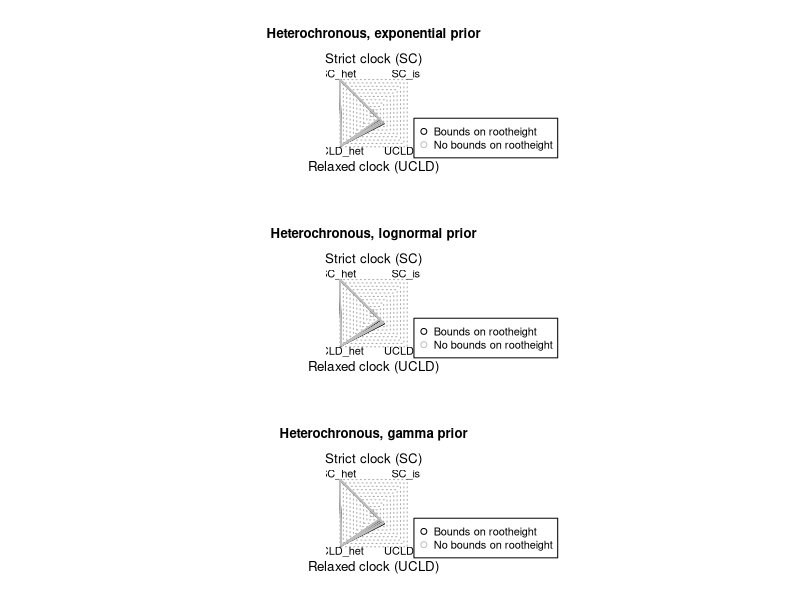
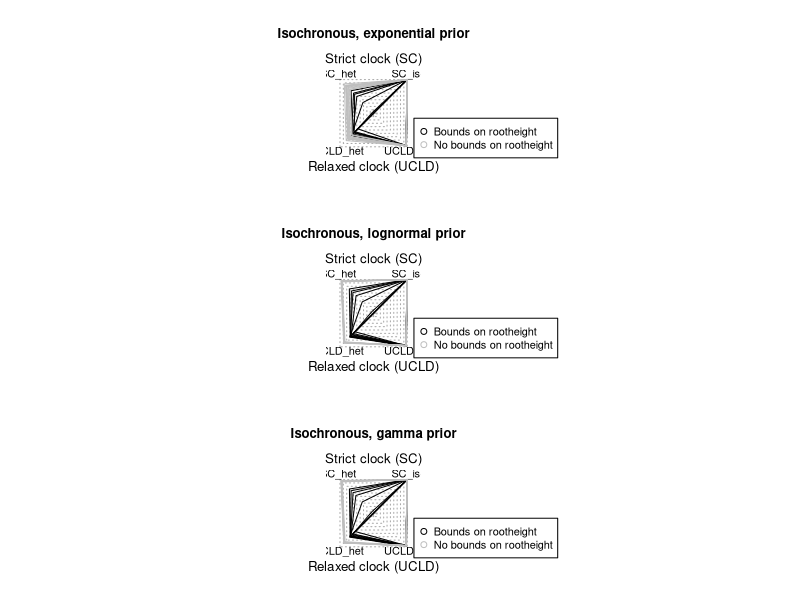
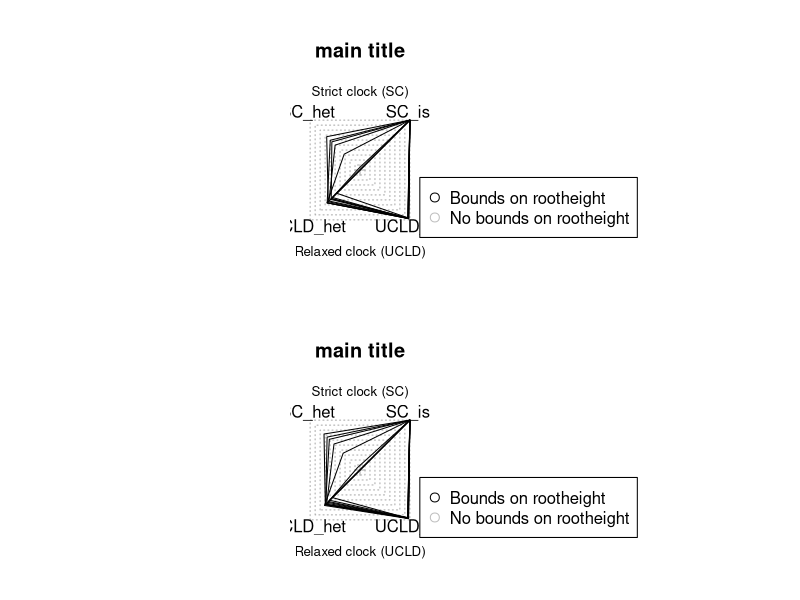

The R script that drew these images, in order:
library(RColorBrewer)
pal <- brewer.pal(10, "Set3")

setwd("~/Documents/Work/Doherty/BETS/bounds_small_sims")
#setwd("~/Downloads/small_sim_plots")

#mle_calculations <- read.table("~/Documents/Work/Pasteur/BETS/figures/BETS_empirical.csv", head = T, sep = ",")
mle_exp <- read.csv("exponential_marginal_likelihoods.csv", row.names = 1, sep = ",")
mle_exp <- mle_exp[, c("SC_het", "SC_iso", "UCLD_iso", "UCLD_het")]
mle_log <- read.csv("lognormal_marginal_likelihoods.csv", row.names = 1, sep = ",")
mle_log <- mle_log[, c("SC_het", "SC_iso", "UCLD_iso", "UCLD_het")]
mle_gamma <- read.csv("gamma_marginal_likelihoods.csv", row.names = 1, sep = ",")
mle_gamma <- mle_gamma[, c("SC_het", "SC_iso", "UCLD_iso", "UCLD_het")]

rescale_mles <- function(mle_values){
  for(i in 1:dim(mle_values)[1]){
    mle_values[i,] <- mle_values[i,] - max(mle_values[i,])
  }
  mle_values <- 10 + mle_values / 10
  mle_values[mle_values < 0] <- 0
  return(mle_values)
}

#plot_polygon <- function(mle_values, pal){
#  polygon(c(-mle_values[1], mle_values[2], mle_values[4], -mle_values[3]), 
#            c(mle_values[1], mle_values[2], -mle_values[4], -mle_values[3]), border = pal)
#  points(c(-mle_values[1], mle_values[2], mle_values[4], -mle_values[3]), 
#         c(mle_values[1], mle_values[2], -mle_values[4], -mle_values[3]), col = pal, cex=1)
#}
 
plot_polygon <- function(mle_values, pal, index){
  polygon(c(-mle_values$SC_het[index],mle_values$SC_iso[index],mle_values$UCLD_iso[index],-mle_values$UCLD_het[index]),
          c(mle_values$SC_het[index],mle_values$SC_iso[index],-mle_values$UCLD_iso[index],-mle_values$UCLD_het[index]), border = pal)
  #points(, col = pal, cex=1)
}

draw_plot <- function(mle_values, set, prior, colours = c("black", "grey"), main = "main title"){
  par(mar = c(3, 2, 5, 6), pty="s")
  plot(0, 0, ylim = c(-13, 13), xlim = c(-13, 13), type = "n", bty = "n", 
       yaxt = "n", xaxt = "n", ylab = "", xlab = "", main = main)
  mtext("Strict clock (SC)", side = 3, las = 1, cex = 0.8)
  mtext("Relaxed clock (UCLD)", side = 1, las = 1, cex = 0.8)
  #mtext("Heterochronous", side = 2, las = 1, cex = 0.8)
  #mtext("Isochronous", side = 4, las = 1, cex = 0.8)
  
  for(i in seq(from = 10, to = 1, by = -1)){
    polygon(c(-i, -i, i, i), c(-i, i, i, -i), border = "darkgrey", lty = 3, col = "white")
  }
  points(0, 0, pch = 3, col = "darkgrey")
  text(c(-10.5, 10.5, 10.5, -10.5), 
       c(11.5, 11.5, -11.5, -11.5), labels = colnames(mle_values))
  
  for (index in 1:10) {
    plot_polygon(mle_values, pal = colours[1], index)
  }
  for (index in 11:20){
    plot_polygon(mle_values, pal = colours[2], index)    
  }
  
  legend(12,-1.5, legend=c("Bounds on rootheight","No bounds on rootheight"), col=c(colours[1],colours[2]),pch=c(1,1),lty=0,xpd=TRUE,cex=1,pt.cex=1.2)
}

for (set in c(1,3)) {
  
}



sets <- c("Heterochronous with Bounds", "Heterchronous without Bounds", "Ultrametric with Bounds", "Ultrametric without Bounds")

priors <- c("Exponential", "Gamma", "Lognormal")

for (prior in priors) {
  
}

#pdf("het_bounds_sims.pdf",width=6,height=8)
#par(mfrow = (c(3,1))) 

set <- 1

exp_mles <- mle_exp[grep("hetero", rownames(mle_exp)),]
exp_mles <- rescale_mles(exp_mles)

logn_mles <- mle_log[grep("hetero", rownames(mle_log)),]
logn_mles <- rescale_mles(logn_mles)

gamma_mles <- mle_gamma[grep("hetero", rownames(mle_gamma)),]
gamma_mles <- rescale_mles(gamma_mles)

pdf("het_sims.pdf",width=4.5,height=9)
par(mfrow = (c(3,1))) 
draw_plot(exp_mles,set,priors[1], main = "Heterochronous, exponential prior")
draw_plot(logn_mles,set,priors[3], main = "Heterochronous, lognormal prior")
draw_plot(gamma_mles,set,priors[2], main = "Heterochronous, gamma prior")
dev.off()

exp_mles <- mle_exp[grep("ultra", rownames(mle_exp)),]
exp_mles <- rescale_mles(exp_mles)

logn_mles <- mle_log[grep("ultra", rownames(mle_log)),]
logn_mles <- rescale_mles(logn_mles)

gamma_mles <- mle_gamma[grep("ultra", rownames(mle_gamma)),]
gamma_mles <- rescale_mles(gamma_mles)

pdf("iso_sims.pdf",width=4.5,height=9)
par(mfrow = c(3,1))
draw_plot(exp_mles,set,priors[1], main = "Isochronous, exponential prior")
draw_plot(logn_mles,set,priors[3], main = "Isochronous, lognormal prior")
draw_plot(gamma_mles,set,priors[2], main = "Isochronous, gamma prior")
dev.off()

#dev.off()

#gamma_mles <- mle_calculations$Marginal.Likelihood[grep(paste0(dataset,".+gamma"), mle_calculations$Name)]
#gamma_mles <- rescale_mles(gamma_mles)

pdf("iso_bounds_sims.pdf",width=6,height=8)
par(mfrow = (c(2,1))) 

set <- 3

exp_mles <- mle_exp[(set*7):((set*7)+9),]
exp_mles <- rescale_mles(exp_mles)

logn_mles <- mle_log[(set*7):((set*7)+9),]
logn_mles <- rescale_mles(logn_mles)

draw_plot(exp_mles,set,priors[1])
draw_plot(logn_mles,set,priors[3])
dev.off()


#plot_polygon(gamma_mles, pal[2])
#plot_polygon(logn_mles, pal[3], 1)
#legend(12,-1.5, legend=c("Exponential","Gamma","Lognormal"), col=c(pal[1],pal[2],pal[3]),pch=c(1,1,1),lty=1,xpd=TRUE,cex=1,pt.cex=1.2)





